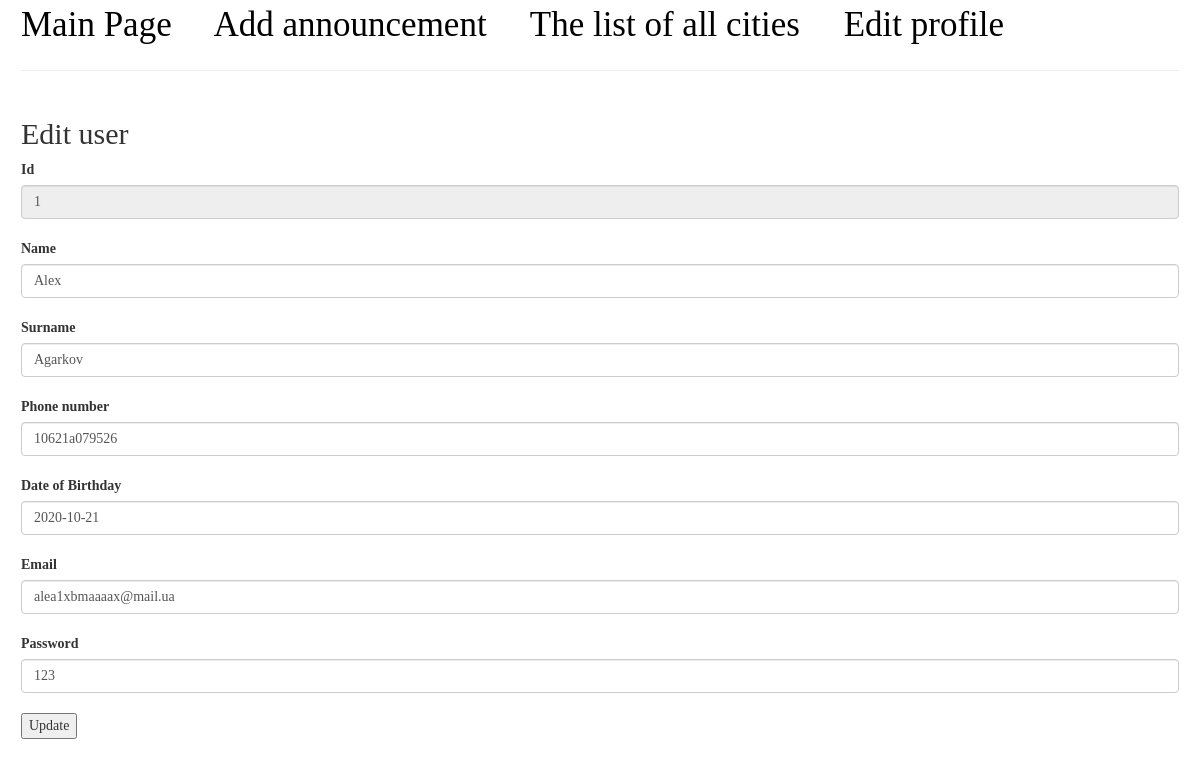
Page /user/edit/1 on the earlier database version.
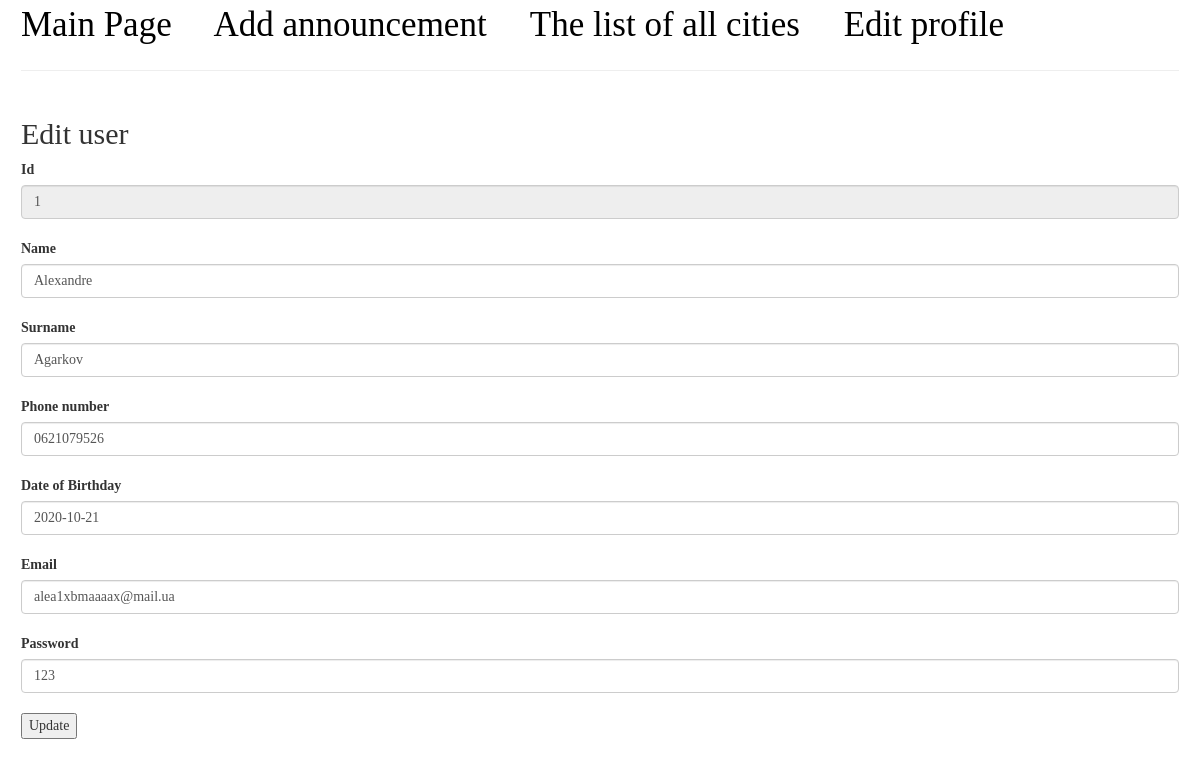
Same page on the later database version.
### models.py (models this page shows, shortened)
class Client(db.Model):
    __table_args__ = {'extend_existing': True}
    id = db.Column(db.INTEGER, primary_key=True)
    name = db.Column(db.String(50), nullable=False)
    surname = db.Column(db.String(50), nullable=False)
    phone_number = db.Column(db.String(5), nullable=False, unique=False)
    birthday = db.Column(db.String(11),nullable=False)
    email = db.Column(db.String, nullable=False, unique=False)
    password = db.Column(db.INTEGER, nullable=False)

### app.py (the view, shortened to what this page needs)
@app.route('/user/edit/<int:id>', methods=['GET', 'POST'])
def editUser(id):
    if (request.method == "GET"):
        user = models.getUserByid(id)
        if (current_user_id == user.id):
            return render_template('editUser.html', user=user, user_id=user.id)
        else:
            return "Not permitted"

### models.py (called while the page is built)
def getUserByid(id):
    return Client.query.get(id)

### templates/editUser.html (shortened to what this page needs)
{% extends 'base.html' %}
{% block body %}
    <h2>Edit user</h2>
    <div class="form-row">
        <form action="/user/edit/{{user.id}}" method="post">
            <label for="id">Id</label>
            <input class="form-control" type="number" name="id" id="id" value="{{ user.id }}" readonly>
            <br>
            <label for="name">Name</label>
            <input class="form-control" type="text" name="name" id="name" value="{{ user.name }}" required>
            <br>
            <label for="surname">Surname</label>
            <input class="form-control" type="text" name="surname" id="surname"
                   value="{{ user.surname }}" required>
            <br>
            <label for="phone_number">Phone number</label>
            <input class="form-control" type="text" name="phone_number" id="phone_number" value="{{ user.phone_number }}" required>
            <br>
            <label for="birthday">Date of Birthday</label>
            <input class="form-control" type="text" name="birthday" id="birthday" value={{ user.birthday }} required>
            <br>
            <label for="email">Email</label>
            <input class="form-control" type="text" name="email" id="email" value="{{ user.email }}" required>
            <br>
            <label for="password">Password</label>
            <input class="form-control" type="text" name="password" id="password" value="{{ user.password }}" required>
            <br>
            <input type="submit" value="Update">
        </form>
    </div>
{% endblock %}

Differences in the rows shown:
changed Client "Agarkov": name "Alex" → "Alexandre"; phone_number "10621a079526" → "0621079526"; birthday (not shown) → "2020-10-21"
Other differences:
form field birthday: "2020-10-21" → (not shown)
